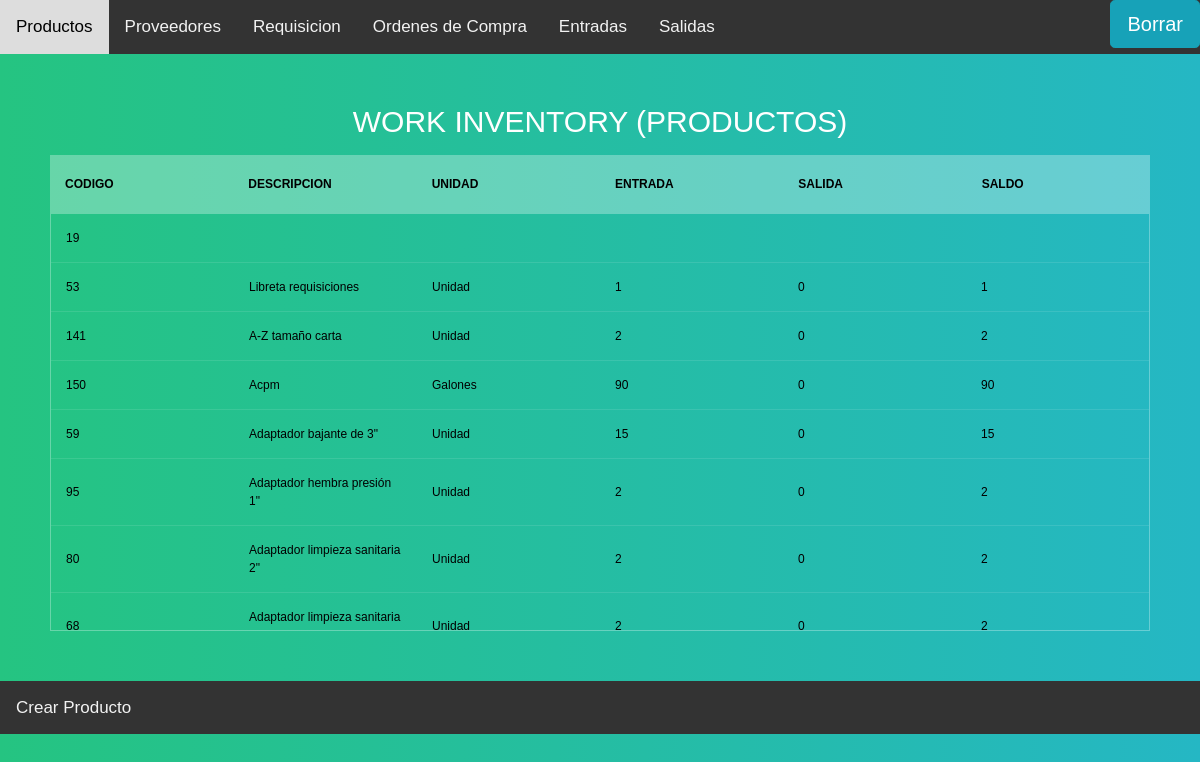
Page /Products on the committed database.
### models.py (models this page shows)
class Products(db.Model):
    __tablename__="Products"
    Identifier = db.Column(db.String(100), primary_key=True)
    Description = db.Column(db.String(100))
    Units= db.Column(db.String(100))
    Tickets_now = db.Column(db.Integer, default = 0)
    Departures_now = db.Column(db.Integer, default = 0)
    balance_now  = db.Column(db.Integer, default = 0)
    Ticket = db.relationship('Tickets', backref='Products')
    Departures = db.relationship('Departures', backref='Products')
    Requisition = db.relationship('Requisition', backref='Products')
    Buy_order = db.relationship('Buy_order', backref='Products')

### app.py (the view, shortened to what this page needs)
@app.route('/')
@app.route('/Products', methods=['GET','POST'])
def Products_table():
    del_P = forms.Delete(request.form)
    return render_template('Products.html', Inventory = All_Products(), form =del_P)

### app.py (called while the page is built)
def All_Products():
    final = {}
    for Product in db.session.query(Products):
        Temp,Pro= {},{}
        Temp['Tickets_now'] = Product.Tickets_now
        Temp['Units'] =Product.Units
        Temp['Departures_now'] = Product.Departures_now
        Temp['balance_now'] = Product.balance_now
        Pro[Product.Identifier] = Temp
        final[Product.Description]= Pro
    print(dict(OrderedDict(sorted(final.items(), key=lambda t: t[0]))))
    return dict(OrderedDict(sorted(final.items(), key=lambda t: t[0])))

### templates/Products.html (shortened to what this page needs)
{% extends  'Header.html' %}
{% block search %}
  {% from "_macro.html" import render %}
    <div class="topnav-right">
    <button type="button"  class="btn btn-info btn-lg" data-toggle="modal" data-target="#myModal">Borrar</button>
  </div>
{% endblock %}
{% block content %}
    <section>
  <h1>Work inventory (PRODUCTOS)</h1>
  <div class="tbl-header">
    <table cellpadding="0" cellspacing="0" border="0">
      <thead>
        <tr>
          <tr >
            <th>Codigo</th>
            <th>Descripcion</th>
            <th>Unidad</th>
            <th>Entrada</th>
            <th>Salida</th>
            <th>Saldo</th>
        </tr>
      </thead>
    </table>
  </div>
  <div class="tbl-content">
    <table cellpadding="0" cellspacing="0" border="0">
      <tbody>
        {% for Description, other in Inventory.items() %}
          <tr>
          {% for ident, values in other.items() %}
              <td>{{ident}}</td>
              <td>{{Description}}</td>
              <td>{{other[ident]['Units']}}</td>
              <td>{{other[ident]['Tickets_now']}}</td>
              <td>{{other[ident]['Departures_now']}}</td>
              <td>{{other[ident]['balance_now']}}</td>
          {% endfor %}
          </tr>
        {% endfor %}
      </tbody>
    </table>
  </div>
</section>
    {% endblock %}
  {% block footer %}
  <div class="topnav">
    <a href="http://127.0.0.1:8888/Create_product">Crear Producto</a>
    </div>
  {% endblock%}

### templates/Header.html (shortened to what this page needs)
<!DOCTYPE html>
<html lang="en">
<head>
	<link rel="stylesheet" href="https://maxcdn.bootstrapcdn.com/bootstrap/4.0.0/css/bootstrap.min.css">
</head>
<body>
    <div class="topnav">
      <a href="http://127.0.0.1:8888/Products">Productos</a>
			<a href="http://127.0.0.1:8888/Provider">Proveedores</a>
			<a href="http://127.0.0.1:8888/Requisition">Requisicion</a>
			<a href="http://127.0.0.1:8888/Buy_Order">Ordenes de Compra</a>
      <a href="http://127.0.0.1:8888/Tickets">Entradas</a>
      <a  href="http://127.0.0.1:8888/Despartures">Salidas</a>
  		{% block search %}
			{% endblock %}
  </div>
		{% block content %}
		{% endblock %}
		{%  block footer %}
		{% endblock %}
  </body>
	</html>

### templates/Header.html (style rules this page uses)
h1 { font-size: 30px; color: #fff; text-transform: uppercase; font-weight: 300; text-align: center; margin-bottom: 15px; }
table { width:100%; table-layout: fixed; }
.tbl-header { background-color: rgba(255,255,255,0.3); }
.tbl-content { height: 418px; overflow-x:auto; margin-top: 0px; border: 1px solid rgba(255,255,255,0.3); }
th { padding: 20px 15px; text-align: left; font-weight: 600; font-size: 12px; color: #000000; text-transform: uppercase; }
td { padding: 15px; text-align: left; vertical-align:middle; font-weight: 500; font-size: 12px; color: #000000; border-bottom: solid 1px rgba(255,255,255,0.1); }
body { background: -webkit-linear-gradient(left, #25c481, #25b7c4); background: linear-gradient(to right, #25c481, #25b7c4); font-family: 'Roboto', sans-serif; }
section { margin: 50px; }
body { margin: 0; font-family: Arial, Helvetica, sans-serif; }
.topnav { overflow: hidden; background-color: #333; }
.topnav a { float: left; color: #f2f2f2; text-align: center; padding: 14px 16px; text-decoration: none; font-size: 17px; }
.topnav-right { float: right; }

### rows in the picture
Products: Identifier "19"
Products: Identifier "53", Description "Libreta requisiciones", Units "Unidad", other "1", Departures_now "0"
Products: Identifier "141", Description "A-Z tamaño carta", Units "Unidad", other "2", Departures_now "0"
Products: Identifier "150", Description "Acpm", Units "Galones", other "90", Departures_now "0"
Products: Identifier "59", Description "Adaptador bajante de 3\"", Units "Unidad", other "15", Departures_now "0"
Products: Identifier "95", Description "Adaptador hembra presión 1\"", Units "Unidad", other "2", Departures_now "0"
Products: Identifier "80", Description "Adaptador limpieza sanitaria 2\"", Units "Unidad", other "2", Departures_now "0"
Products: Identifier "68", Description "Adaptador limpieza sanitaria…", Units "Unidad", other "2", Departures_now "0"
